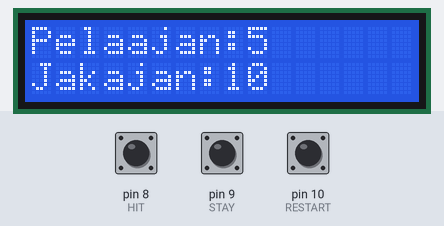
Bench run of a sketch on a simulated Arduino Uno, built with avr-gcc and run on an emulated ATmega328P. Parts: 16×2 character LCD. The test bench sets the inputs (shaded band); at power-on: pin 9 (STAY) HIGH, pin 10 (RESTART) HIGH, pin 8 (HIT) HIGH. Random numbers use the default seed unless the sketch sets one.

Above: at 1.2 s.
1.3 s: pin 9 (STAY) pulled LOW for 0.15 s
At 2.4 s:
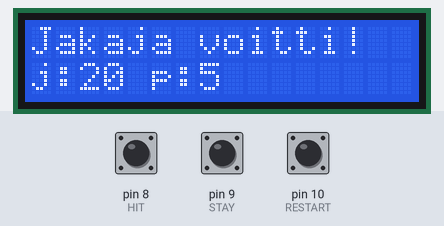
2.9 s: pin 10 (RESTART) pulled LOW for 0.15 s
At 3.6 s:
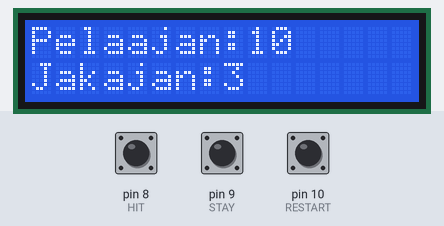
4.5 s: pin 8 (HIT) pulled LOW for 0.15 s
At 5.7 s:
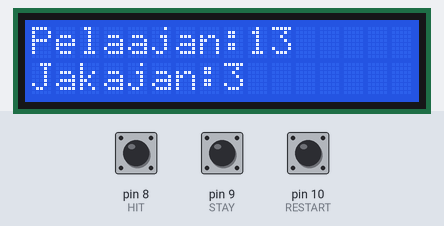
6.1 s: pin 9 (STAY) pulled LOW for 1 s
At 7.2 s:
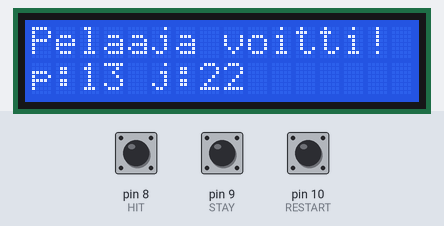
8.6 s: pin 10 (RESTART) pulled LOW for 1 s
At 9.1 s:
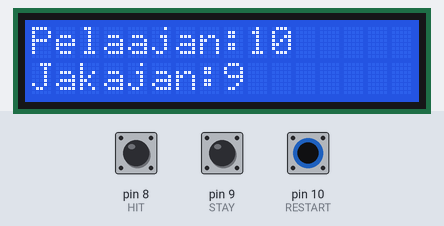
11.1 s: pin 8 (HIT) pulled LOW for 1 s
At 12.0 s:
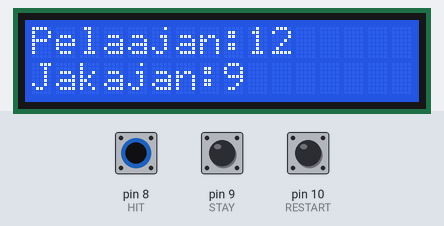
Timing chart, 0 to 14.1 s (numbered marks = the images above; inputs shaded):
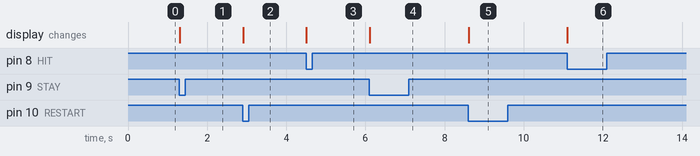

The sketch:

SUPEERR.ino
```cpp
#include <LiquidCrystal.h>
#include "EnableInterrupt.h"

LiquidCrystal lcd(12, 11, 5, 4, 3, 2);

#define HIT 8
#define STAY 9
#define RESTART 10

bool hitPressed = false;
bool stayPressed = false;
bool restartPressed = false;

struct cardNode {
	cardNode *next = NULL;
	unsigned char value = 0;
	unsigned char* cardsLeft = NULL;
};

unsigned char cardValue[] = {
	2, 3, 4, 5, 6, 7, 8, 9, 10, 11, 12, 13, 14,
	2, 3, 4, 5, 6, 7, 8, 9, 10, 11, 12, 13, 14,
	2, 3, 4, 5, 6, 7, 8, 9, 10, 11, 12, 13, 14,
	2, 3, 4, 5, 6, 7, 8, 9, 10, 11, 12, 13, 14
};

cardNode* generateCardDeck();
unsigned char takeRandomCard(cardNode *card);

unsigned char getCardGameValue(unsigned char value, unsigned char v);
void destroyCardDeck(cardNode* cardDeck);

void buttonClicked();

void setup() {
  randomSeed(analogRead(0));
    Serial.begin(9600);

    pinMode(HIT, INPUT_PULLUP);
    pinMode(STAY, INPUT_PULLUP);
    pinMode(RESTART, INPUT_PULLUP);

    enableInterrupt(HIT, buttonClicked, CHANGE);
    enableInterrupt(STAY, buttonClicked, CHANGE);
    enableInterrupt(RESTART, buttonClicked, CHANGE);

  lcd.begin(16,2);
  lcd.setCursor(0, 0);
  lcd.print("Pelaajan:");
  lcd.setCursor(0, 1);
  lcd.print("Jakajan:");
}

void loop() {
  static cardNode *cardDeck = generateCardDeck();
  static unsigned char playerDeck = 0;
  static unsigned char dealersDeck = 0;
	static unsigned char gameState = 0;

	switch(gameState) {
		case 0:
			playerDeck = getCardGameValue(takeRandomCard(cardDeck), playerDeck);
    	dealersDeck = getCardGameValue(takeRandomCard(cardDeck), dealersDeck);
      lcd.clear();
      lcd.setCursor(0, 0);
      lcd.print("Pelaajan:");
      lcd.setCursor(0, 1);
      lcd.print("Jakajan:");
      lcd.setCursor(9, 0);
      lcd.print(playerDeck);
      lcd.setCursor(8, 1);
      lcd.print(dealersDeck);
			gameState = 1;
			break;
		case 1:
      if (hitPressed) {
        playerDeck += getCardGameValue(takeRandomCard(cardDeck), playerDeck);
        lcd.setCursor(9, 0);
        lcd.print(playerDeck);
        if (playerDeck > 21) {
          gameState = 2;
        }
        hitPressed = false;
      }
      else if (stayPressed) {
        gameState = 6;
        stayPressed = false;
      }
			break;
		case 2:
      lcd.clear();
      lcd.setCursor(0, 0);
      lcd.print("Jakaja voitti!");
      lcd.setCursor(0, 1);
      lcd.print("j:");
      lcd.setCursor(2, 1);
      lcd.print(dealersDeck);
      lcd.setCursor(5, 1);
      lcd.print("p:");
      lcd.setCursor(7, 1);
      lcd.print(playerDeck);
      gameState = 4;
      break;
    case 3:
      lcd.clear();
      lcd.setCursor(0, 0);
      lcd.print("Pelaaja voitti!");
      lcd.setCursor(0, 1);
      lcd.print("p:");
      lcd.setCursor(2, 1);
      lcd.print(playerDeck);
      lcd.setCursor(5, 1);
      lcd.print("j:");
      lcd.setCursor(7, 1);
      lcd.print(dealersDeck);
      gameState = 4;
			break;
    case 4:
      if (restartPressed) {
        destroyCardDeck(cardDeck);
        cardDeck = generateCardDeck();
        gameState = 0;
        restartPressed = false;
      }
      break;
    case 5:
      lcd.clear();
      lcd.setCursor(0, 0);
      lcd.print("Tasapeli");
      gameState = 4;
      break;
    case 6:
      if (dealersDeck < 17) {
          dealersDeck += getCardGameValue(takeRandomCard(cardDeck), dealersDeck);
        } else {
          if (dealersDeck > 21) {
            gameState = 3;
          } else {
            unsigned char playerDiff = 21 - playerDeck;
            unsigned char dealersDiff = 21 - dealersDeck;
            if (playerDiff < dealersDiff) {
              gameState = 3;
            } else if (playerDiff > dealersDiff) {
              gameState = 2;
            } else {
              gameState = 5;
            }
          }
      }
      break;
	}

}


cardNode* generateCardDeck() {
	cardNode *firstCard = (cardNode*)malloc(sizeof(cardNode));
	cardNode *currentCard = firstCard;
	unsigned char* cardsLeft = (unsigned char*)malloc(sizeof(unsigned char));
	*cardsLeft = 52;
	for (int i = 0; i < 52; i++) {
		currentCard->value = cardValue[i];
		currentCard->next = (cardNode*)malloc(sizeof(cardNode));
		currentCard->cardsLeft = cardsLeft;
		currentCard = currentCard->next;
	}
	return firstCard;
}

void buttonClicked()
{
    TCNT2 = 0;
    TIMSK2 |= (1 << OCIE2A);
}

void destroyCardDeck(cardNode* cardDeck) {
	cardNode* currentCard = cardDeck;
	unsigned char cardsLeft = *cardDeck->cardsLeft;
	for (int i = 0; i < cardsLeft;i++) {
		cardNode* t = currentCard;
		currentCard = t->next;
		free(t);
	}
}

unsigned char takeRandomCard(cardNode* cardDeck) {
	unsigned char number = random(*cardDeck->cardsLeft);
	if (number == 1) {
		cardNode * next = cardDeck->next;
		char value = cardDeck->value;
		cardDeck->value = cardDeck->next->value;
		cardDeck->next = next->next;
		free(next);
		*cardDeck->cardsLeft = *cardDeck->cardsLeft - 1;
		return value;
	} else {
		cardNode* currentCard = cardDeck;
		for (int i = 0; i < number - 1; i++) currentCard = currentCard->next;
		cardNode *toBeReturned = currentCard->next;
		if (number < *cardDeck->cardsLeft) {
			currentCard->next = toBeReturned->next;
		}
		char value = toBeReturned->value;
		free(toBeReturned);
		*cardDeck->cardsLeft = *cardDeck->cardsLeft -1;
		return value;
	}
}

unsigned char getCardGameValue(unsigned char value, unsigned char v) {
	if (value > 1 && value < 10) return value;
	else if (value > 9 && value < 14) return 10;
	else {
    if (v + 11 < 22) return 11;
    else return 1;
	}
}


ISR(TIMER2_COMPA_vect)
{
    TIMSK2 &= ~(1 << OCIE2A);
    hitPressed = !digitalRead(HIT);
    stayPressed = !digitalRead(STAY);
    restartPressed = !digitalRead(RESTART);
}
```

Measured:
- after the input at 1.3 s, the display: changes at once (image 1)
- after the input at 2.9 s, the display: changes at once (image 2)
- after the input at 4.5 s, the display: changes at once (image 3)
- after the input at 6.1 s, the display: changes at once (image 4)
- after the input at 8.6 s, the display: changes at once (image 5)
- after the input at 11.1 s, the display: changes at once (image 6)
